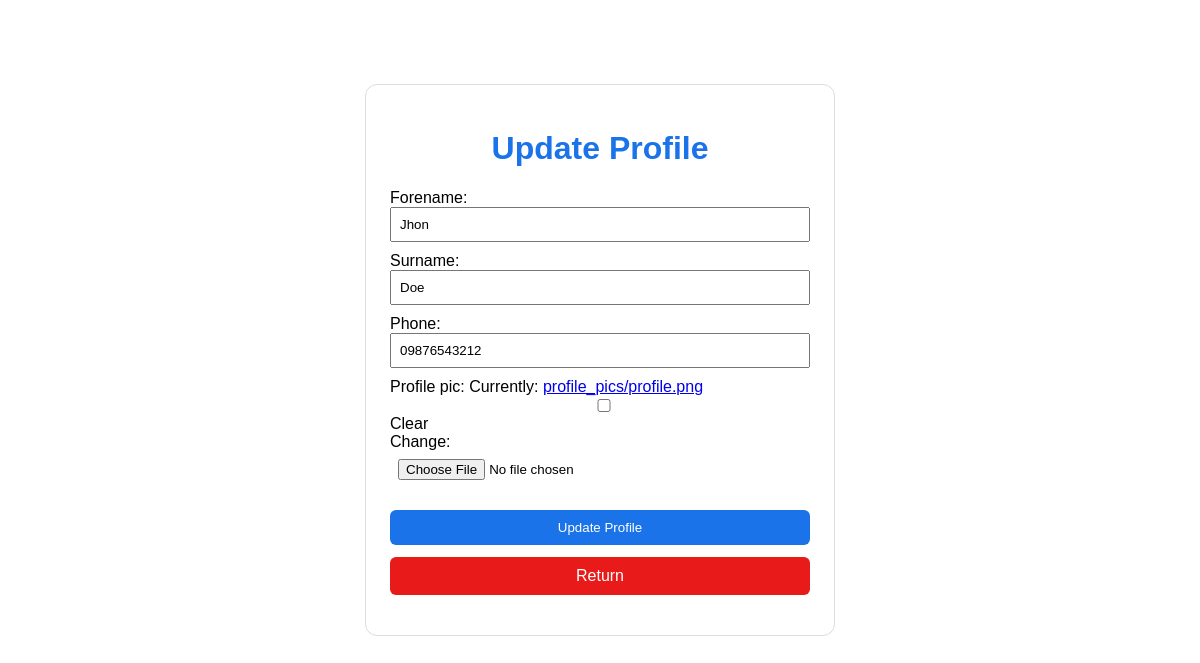
The page /update_profile/ (signed in) on the database its author committed.
### apps/users/models.py (models this page shows, shortened)
class Profile(models.Model): # Full profle attribute list
    user = models.OneToOneField(User, null=True, blank=True, on_delete=models.CASCADE)
    profile_pic = models.ImageField(null = True, blank= True, upload_to="profile_pics/", default="profile_pics/profile.png")
    forename = models.CharField(max_length=50, null=True, blank=True)
    surname = models.CharField(max_length=50, null=True, blank=True)
    phone = models.CharField(max_length=50, null=True, blank=True)
    email = models.CharField(max_length=50, null=True, blank=True)
    date_created = models.DateTimeField(auto_now_add=True, null=True)

### apps/users/views.py (the view)
# urls.py: path('update_profile/', userview.update_profile, name='update_profile'),
def update_profile(request):
    profile, _ = Profile.objects.get_or_create(
        user=request.user,
        defaults={
            "email": request.user.email,
        }
    )
    if request.method == "POST":
        form = ProfileForm(request.POST, request.FILES, instance=profile)
        if form.is_valid():
            form.save()
            return redirect("profile")
    else:
        form = ProfileForm(instance=profile)
    context = {'form': form, "active_page": "profile"}
    return render(request, "users/update_profile.html", context)

### apps/users/forms.py
class ProfileForm(forms.ModelForm): # Extra details for the user
    class Meta:
        model = Profile
        fields = ["forename", "surname", "phone", "profile_pic"]

### templates/users/update_profile.html (shortened to what this page needs)
{% load static %}
<div class="profile-page">
    <div class="profile-container">
        <div class="header">
            <h1>Update Profile</h1>
        </div>
        <form method="POST" action="" enctype="multipart/form-data">
            {{ form.as_p }}
            <button type="submit" class="update-btn">
                Update Profile
            </button>
            <a href="{% url 'view_profile' %}" class="return-btn">
                Return
            </a>
        </form>
    </div>
</div>

### templates/users/update_profile.html (style rules this page uses)
.profile-page { padding: 24px; }
.profile-container { max-width: 420px; margin: 60px auto; background: white; padding: 24px; border: 1px solid #ddd; border-radius: 12px; }
.header { text-align: center; color: #1a73e8; }
form p { margin: 10px 0; }
input, textarea, select { width: 100%; padding: 8px; box-sizing: border-box; }
.update-btn { width: 100%; padding-top: 10px; padding-bottom: 10px; background: #1a73e8; color: white; border: none; margin-top: 12px; border-radius: 6px; }
.return-btn { display: block; width: 100%; padding-top: 10px; padding-bottom: 10px; background: #e81a1a; color: white; text-decoration: none; text-align: center; margin-top: 12px; border-radius: 6px; }

### rows shown on the page
Profile: forename "Jhon", surname "Doe", phone "09876543212"
